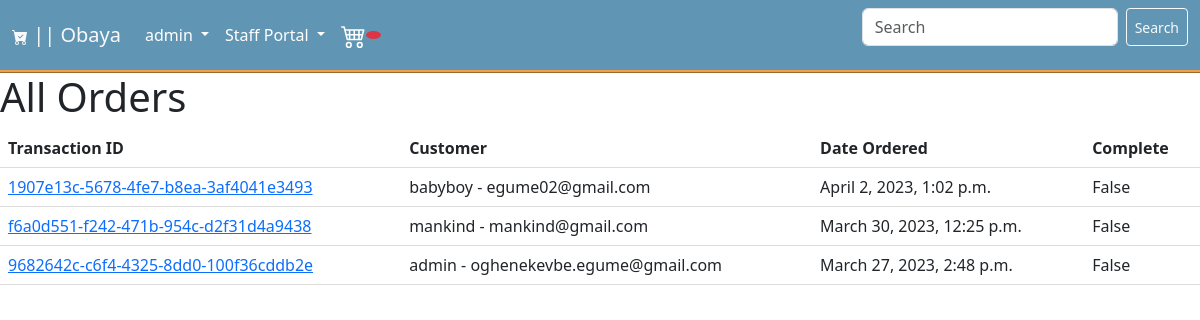
The page /orders/ (signed in) on the database its author committed.
### store/models.py (models this page shows, shortened)
class Order(models.Model):
    customer = models.ForeignKey(Customer, related_name='orders', null=True, blank=True, on_delete =models.CASCADE )
    billing_address = models.ForeignKey(BillingAddress, on_delete=models.SET_NULL, blank=True, null=True, related_name='billing_address_order_set')
    date_ordered = models.DateTimeField(auto_now_add=True)
    complete = models.BooleanField(default=False, null=True, blank=False)
    transaction_id = models.UUIDField(default=uuid.uuid4, primary_key=True)

class Customer(models.Model):
    user = models.OneToOneField(settings.AUTH_USER_MODEL, on_delete=models.CASCADE, null=True)
    billing_address = models.ForeignKey(BillingAddress, related_name='customers', on_delete=models.SET_NULL, null=True, blank=True)
    def __str__(self):
        return str(self.user)

### store/views.py (the view)
# urls.py: path("orders/", Orders.as_view(), name="orders"),
class Orders(StaffRequiredMixin, ListView):
    model = Order
    template_name = "customer/orders.html"
    context_object_name = 'orders'
    def get_queryset(self):
        queryset = super().get_queryset()
        return queryset.order_by('-date_ordered')

### store/views.py (called while the page is built)
    def test_func(self):
        return self.request.user.is_staff

### store/templates/customer/orders.html (shortened to what this page needs)
{% extends 'base.html' %}
{% load static %}
{% block content %}
<link rel="stylesheet" type="text/css" href="{% static 'css/orders.css' %}">
    <div class="row">
        <div class="col">
            <h1>All Orders</h1>
            <table>
              <thead>
                <tr>
                  <th>Transaction ID</th>
                  <th>Customer</th>
                  <th>Date Ordered</th>
                  <th>Complete</th>
                </tr>
              </thead>
              <tbody>
                {% for order in orders %}
                  <tr>
                    <td><a href="{% url 'order_detail' order.transaction_id  %}">{{ order.transaction_id }}</a></td>
                    <td>{{ order.customer }} - {{ order.customer.user.email }}</td>
                    <td>{{ order.date_ordered }}</td>
                    <td>{{ order.complete }}</td>
                  </tr>
                {% empty %}
                  <tr>
                    <td colspan="4">No orders found.</td>
                  </tr>
                {% endfor %}
              </tbody>
            </table>
        </div>
    </div>
{% endblock %}

### store/templates/base.html (shortened to what this page needs)
{% load static %}
{% load bootstrap5 %}
{% bootstrap_css %}
<!DOCTYPE html>
<html lang="en">
<head>
    <link rel="stylesheet" type="text/css" href="{% static 'css/base.css' %}">
</head>
<body>
    <nav class="navbar navbar-expand-lg bg-secondary">
        <div class="container-fluid">
          <a class="navbar-brand text-light" href="{% url 'store' %}"> || Obaya</a>
          <div class="collapse navbar-collapse" id="navbarSupportedContent">
            <ul class="navbar-nav me-auto mb-2 mb-lg-0">
              <li class="nav-item dropdown">
                {% if user.is_authenticated%}
                    <a class="nav-link dropdown-toggle" href="#" role="button" data-bs-toggle="dropdown" aria-expanded="false">
                      {{user.username}}
                    </a>
                {% endif %}
              </li>
              <li class="nav-item dropdown">
                {% if user.is_authenticated and user.is_staff%}
                    <a class="nav-link dropdown-toggle" href="#" role="button" data-bs-toggle="dropdown" aria-expanded="false">
                      Staff Portal
                    </a>
                {% endif %}
              </li>
              <li class="nav-item">
                <a class="nav-link" href=" {% url 'cart' %} "><small class='badge bg-danger rounded-circle'id='cart-badge'>
                </small></a>
              </li>
            </ul>
            <form class="d-flex" method="GET" action="{% url 'store' %}">
              <input class="form-control me-2" type="search" placeholder="Search" aria-label="Search" name="q" style='width:16rem;'>
              <button class="btn btn-sm btn-outline-light text-light" type="submit">Search</button>
            </form>
          </div>
        </div>
    </nav>
{% block content %}
{% endblock content %}
</body>
</html>

### static/css/base.css (style rules this page uses)
body { background-color: #fff; }
.navbar { background-color: #6096B4 !important; border-bottom-style: ridge; border-bottom-color: #F0A04B; }
.navbar ul li a { color: #fff !important; }

### static/css/orders.css (style rules this page uses)
table { border-collapse: collapse; width: 100%; }
th, td { padding: 8px; text-align: left; border-bottom: 1px solid #ddd; }

### rows shown on the page
Order: transaction_id "1907e13c-5678-4fe7-b8ea-3af4041e3493", customer "babyboy", customer.user.email "egume02@gmail.com", date_ordered "April 2, 2023, 1:02 p.m.", complete "False"
Order: transaction_id "f6a0d551-f242-471b-954c-d2f31d4a9438", customer "mankind", customer.user.email "mankind@gmail.com", date_ordered "March 30, 2023, 12:25 p.m.", complete "False"
Order: transaction_id "9682642c-c6f4-4325-8dd0-100f36cddb2e", customer "admin", customer.user.email "oghenekevbe.egume@gmail.com", date_ordered "March 27, 2023, 2:48 p.m.", complete "False"

### other values the page prints
{{ user.username }} "admin"
